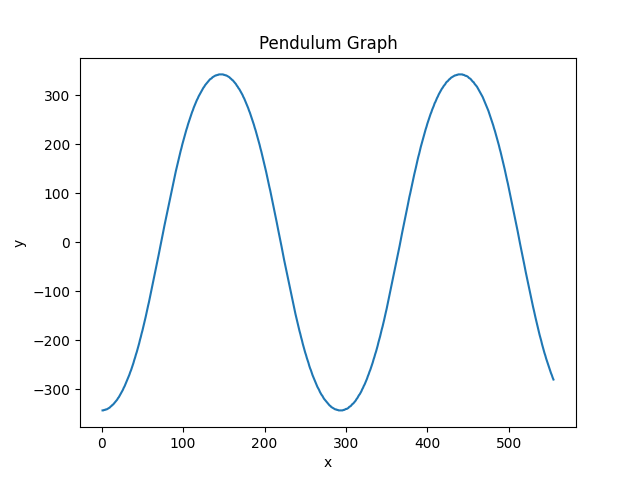

The Python source for this figure:
import matplotlib.pyplot as plt
import cv2




def coordinates_process():
	temp_1 = []
	temp_2 = []
	poistion_x = []
	poistion_y = []
	

	coordinates = open('C:/Users/MCM/Documents/final_cs101/pendulum motion/graph/coordinates.txt')
	y = coordinates.readlines()
	for i in y:
		temp_1.append((i.split(' ')))

	count = open('C:/Users/MCM/Documents/final_cs101/pendulum motion/graph/times.txt')
	x = count.readlines()
	for i in x:
		temp_2.append((i.split(' ')))

	for i in range(len(temp_1)):
		for j in range(len(temp_1[i])):
			poistion_x.append(int(temp_1[i][j]))

	for i in range(len(temp_2)):
		for j in range(len(temp_2[i])):
			poistion_y.append(int(temp_2[i][j]))

	del poistion_y[len(poistion_x):]

	plt.plot(poistion_y,poistion_x)
	plt.title('Pendulum Graph')
	plt.xlabel('x')
	plt.ylabel('y')
	plt.savefig('graph.png')
	graph = 'graph.png'

	img = cv2.imread(graph)
	for i in range(1000):
		cv2.imshow('test', img)
	# plt.imshow(img)
# coordinates_process()